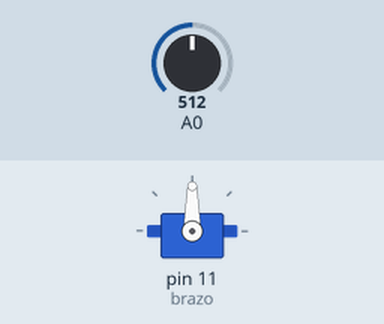
Bench run of a sketch on a simulated Arduino Uno, built with avr-gcc and run on an emulated ATmega328P. On the bench: servo. The test bench sets the inputs (shaded band); at power-on: A0 = 512.

Above: at 1.2 s.
1.3 s: A0 set to 716
At 2.5 s:
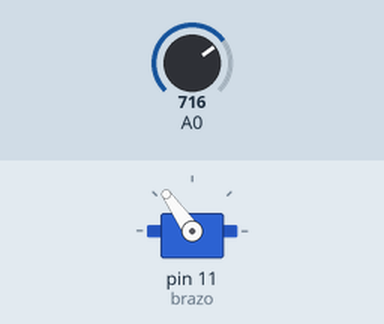
2.8 s: A0 set to 900
At 3.6 s:
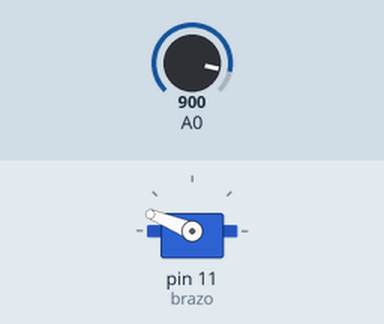
4.3 s: A0 set to 1023
At 5.1 s:
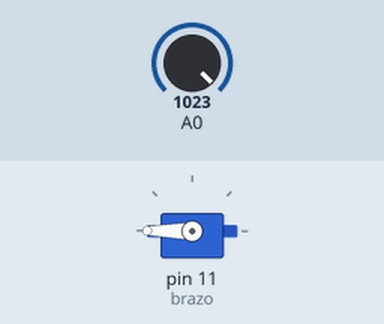
5.8 s: A0 set to 306
At 7.0 s:
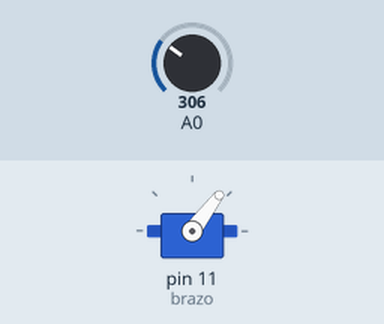
7.3 s: A0 set to 122
At 8.6 s:
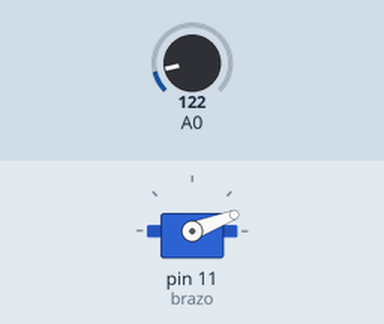
Timing chart, 0 to 9.8 s (numbered marks = the images above; inputs shaded):
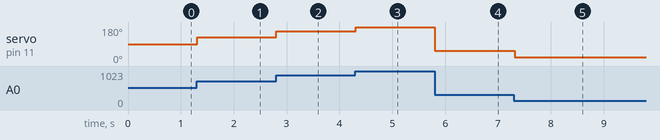

Measured:
- after the input at 1.3 s, servo on pin 11 (brazo): 90° → 125° at once
- after the input at 2.8 s, servo on pin 11 (brazo): 125° → 158° at once
- after the input at 4.3 s, servo on pin 11 (brazo): 158° → 180° at once
- after the input at 5.8 s, servo on pin 11 (brazo): 180° → 53° at once
- after the input at 7.3 s, servo on pin 11 (brazo): 53° → 21° at once

The sketch:

servo_pot.ino
```cpp
// Servo en D11 que sigue a un potenciómetro en A0 (0–1023 → 0–180°).
#include <Servo.h>
Servo brazo;
void setup() { brazo.attach(11); }
void loop() {
  int lectura = analogRead(A0);
  brazo.write(map(lectura, 0, 1023, 0, 180));
  delay(15);
}
```
